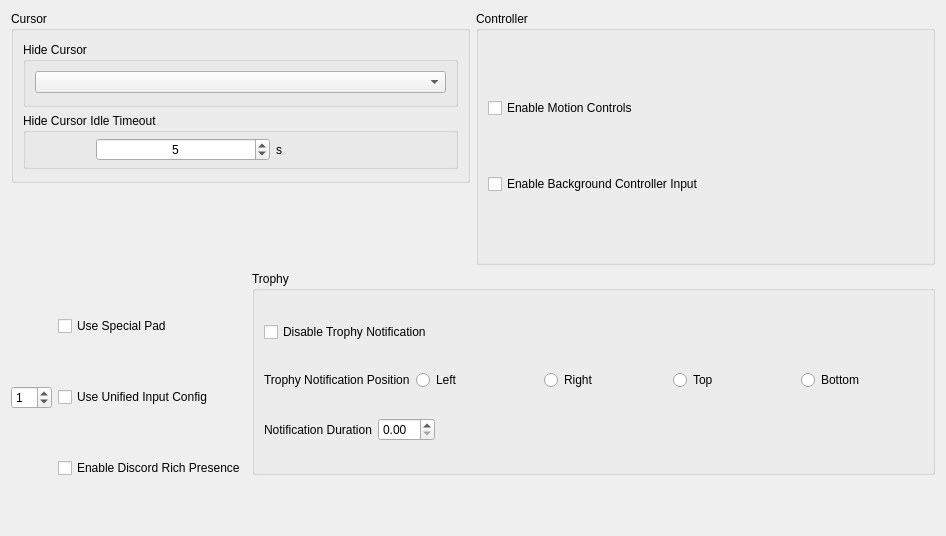
      <widget class="QWidget" name="inputTabContents">
       <property name="geometry">
        <rect>
         <x>0</x>
         <y>0</y>
         <width>946</width>
         <height>536</height>
        </rect>
       </property>
       <layout class="QVBoxLayout" name="inputTabVLayout" stretch="0,0">
        <item>
         <layout class="QHBoxLayout" name="inputTabHLayoutTop" stretch="1,1">
          <item>
           <layout class="QVBoxLayout" name="cursorTabLayoutLeft">
            <property name="spacing">
             <number>6</number>
            </property>
            <property name="bottomMargin">
             <number>0</number>
            </property>
            <item alignment="Qt::AlignmentFlag::AlignTop">
             <widget class="QGroupBox" name="cursorGroupBox">
              <property name="title">
               <string>Cursor</string>
              </property>
              <layout class="QGridLayout" name="gridLayout_2">
               <property name="topMargin">
                <number>11</number>
               </property>
               <property name="bottomMargin">
                <number>11</number>
               </property>
               <item row="0" column="0">
                <widget class="QGroupBox" name="hideCursorGroupBox">
                 <property name="enabled">
                  <bool>true</bool>
                 </property>
                 <property name="sizePolicy">
                  <sizepolicy hsizetype="Preferred" vsizetype="Fixed">
                   <horstretch>0</horstretch>
                   <verstretch>0</verstretch>
                  </sizepolicy>
                 </property>
                 <property name="title">
                  <string>Hide Cursor</string>
                 </property>
                 <layout class="QVBoxLayout" name="hideCursorLayout">
                  <property name="spacing">
                   <number>7</number>
                  </property>
                  <property name="bottomMargin">
                   <number>11</number>
                  </property>
                  <item>
                   <widget class="QComboBox" name="hideCursorComboBox"/>
                  </item>
                 </layout>
                </widget>
               </item>
               <item row="1" column="0">
                <widget class="QGroupBox" name="idleTimeoutGroupBox">
                 <property name="enabled">
                  <bool>true</bool>
                 </property>
                 <property name="sizePolicy">
                  <sizepolicy hsizetype="Preferred" vsizetype="Fixed">
                   <horstretch>0</horstretch>
                   <verstretch>0</verstretch>
                  </sizepolicy>
                 </property>
                 <property name="minimumSize">
                  <size>
                   <width>0</width>
                   <height>0</height>
                  </size>
                 </property>
                 <property name="title">
                  <string>Hide Cursor Idle Timeout</string>
                 </property>
                 <property name="alignment">
                  <set>Qt::AlignmentFlag::AlignLeading|Qt::AlignmentFlag::AlignLeft|Qt::AlignmentFlag::AlignTop</set>
                 </property>
                 <property name="flat">
                  <bool>false</bool>
                 </property>
                 <layout class="QHBoxLayout" name="IdleTimeoutLayout" stretch="0,0">
                  <property name="spacing">
                   <number>6</number>
                  </property>
                  <property name="leftMargin">
                   <number>70</number>
                  </property>
                  <property name="topMargin">
                   <number>5</number>
                  </property>
                  <property name="rightMargin">
                   <number>5</number>
                  </property>
                  <property name="bottomMargin">
                   <number>5</number>
                  </property>
                  <item>
                   <widget class="QSpinBox" name="idleTimeoutSpinBox">
                    <property name="enabled">
                     <bool>true</bool>
                    </property>
                    <property name="sizePolicy">
                     <sizepolicy hsizetype="Minimum" vsizetype="Fixed">
                      <horstretch>0</horstretch>
                      <verstretch>0</verstretch>
                     </sizepolicy>
                    </property>
                    <property name="minimumSize">
                     <size>
                      <width>0</width>
                      <height>0</height>
                     </size>
                    </property>
                    <property name="maximumSize">
                     <size>
                      <width>16777215</width>
                      <height>16777215</height>
                     </size>
                    </property>
                    <property name="layoutDirection">
                     <enum>Qt::LayoutDirection::LeftToRight</enum>
                    </property>
                    <property name="wrapping">
                     <bool>false</bool>
                    </property>
                    <property name="alignment">
                     <set>Qt::AlignmentFlag::AlignCenter</set>
                    </property>
                    <property name="buttonSymbols">
                     <enum>QAbstractSpinBox::ButtonSymbols::UpDownArrows</enum>
                    </property>
                    <property name="suffix">
                     <string notr="true"/>
                    </property>
                    <property name="maximum">
                     <number>3600</number>
                    </property>
                    <property name="value">
                     <number>5</number>
                    </property>
                    <property name="displayIntegerBase">
                     <number>10</number>
                    </property>
                   </widget>
                  </item>
                  <item>
                   <widget class="QLabel" name="idleTimeoutDurationLabel">
                    <property name="text">
                     <string>s</string>
                    </property>
                   </widget>
                  </item>
                 </layout>
                </widget>
               </item>
              </layout>
             </widget>
            </item>
           </layout>
          </item>
          <item>
           <layout class="QVBoxLayout" name="ControllerTabLayoutMiddle">
            <item>
             <widget class="QGroupBox" name="ControllerGroupBox">
              <property name="sizePolicy">
               <sizepolicy hsizetype="MinimumExpanding" vsizetype="Preferred">
                <horstretch>0</horstretch>
                <verstretch>0</verstretch>
               </sizepolicy>
              </property>
              <property name="title">
               <string>Controller</string>
              </property>
              <property name="alignment">
               <set>Qt::AlignmentFlag::AlignLeading|Qt::AlignmentFlag::AlignLeft|Qt::AlignmentFlag::AlignTop</set>
              </property>
              <property name="flat">
               <bool>false</bool>
              </property>
              <layout class="QVBoxLayout" name="ControllerLayout">
               <property name="spacing">
                <number>0</number>
               </property>
               <property name="topMargin">

                <number>11</number>
               </property>
               <property name="bottomMargin">
                <number>11</number>
               </property>
                 <item>
				   <widget class="QCheckBox" name="motionControlsCheckBox">
					   <property name="sizePolicy">
						   <sizepolicy hsizetype="Minimum" vsizetype="Maximum">
							  <horstretch>0</horstretch>
							 <verstretch>0</verstretch>
						   </sizepolicy>
					     </property>
					   <property name="text">
					    <string>Enable Motion Controls</string>
					   </property>
				      </widget>
			         </item>
			        <item>
				      <widget class="QCheckBox" name="backgroundControllerCheckBox">
					   <property name="text">
				      <string>Enable Background Controller Input</string>
					 </property>
				   </widget>
			     </item>
		      </layout>
	        </widget>
            </item>
           </layout>
          </item>
         </layout>
        </item>
        <item>
<layout class="QHBoxLayout" name="inputTabHLayoutBottom">
  <property name="topMargin"><number>0</number></property>

  <item>
    <widget class="QSpinBox" name="specialPadClassSpinBox">
      <property name="value"><number>1</number></property>
    </widget>
  </item>

  <item>
    <layout class="QVBoxLayout" name="inputOptionsVLayout">
      <item>
        <widget class="QCheckBox" name="useSpecialPadCheckBox">
          <property name="text"><string>Use Special Pad</string></property>
        </widget>
      </item>
      <item>
        <widget class="QCheckBox" name="useUnifiedInputConfigCheckBox">
          <property name="text"><string>Use Unified Input Config</string></property>
        </widget>
      </item>

      <item>
        <widget class="QCheckBox" name="discordRPCCheckbox">
          <property name="text"><string>Enable Discord Rich Presence</string></property>
        </widget>
      </item>
    </layout>
  </item>

  <item>
    <layout class="QVBoxLayout" name="vLayoutTrophy">
    <property name="spacing">
     <number>6</number>
    </property>
    <property name="leftMargin">
     <number>0</number>
    </property>
    <property name="bottomMargin">
     <number>50</number>
    </property>
    <item>
     <layout class="QHBoxLayout" name="hLayoutTrophy">
      <item>
       <widget class="QGroupBox" name="trophyGroupBox">
        <property name="title">
         <string>Trophy</string>
        </property>
        <layout class="QVBoxLayout" name="userNameLayout_2">
         <item>
          <widget class="QCheckBox" name="disableTrophycheckBox">
           <property name="text">
            <string>Disable Trophy Notification</string>
           </property>
          </widget>
         </item>
         <item>
          <layout class="QHBoxLayout" name="horizontalLayout_SidePopUps">
           <property name="bottomMargin">
            <number>0</number>
           </property>
           <item>
            <widget class="QLabel" name="label_SidePopUps">
             <property name="sizePolicy">
              <sizepolicy hsizetype="Maximum" vsizetype="Preferred">
               <horstretch>0</horstretch>
               <verstretch>0</verstretch>
              </sizepolicy>
             </property>
             <property name="text">
              <string>Trophy Notification Position</string>
             </property>
            </widget>
           </item>
           <item>
            <widget class="QRadioButton" name="radioButton_Left">
             <property name="text">
              <string>Left</string>
             </property>
            </widget>
           </item>
           <item>
            <widget class="QRadioButton" name="radioButton_Right">
             <property name="text">
              <string>Right</string>
             </property>
            </widget>
           </item>
           <item>
            <widget class="QRadioButton" name="radioButton_Top">
             <property name="text">
              <string>Top</string>
             </property>
            </widget>
           </item>
           <item>
            <widget class="QRadioButton" name="radioButton_Bottom">
             <property name="text">
              <string>Bottom</string>
             </property>
            </widget>
           </item>
          </layout>
         </item>
         <item>
          <layout class="QHBoxLayout" name="horizontalLayout_PopUpsDuration">
           <property name="bottomMargin">
            <number>0</number>
           </property>
           <item>
            <widget class="QLabel" name="label_PopUpDuration">
             <property name="sizePolicy">
              <sizepolicy hsizetype="Maximum" vsizetype="Preferred">
               <horstretch>0</horstretch>
               <verstretch>0</verstretch>
              </sizepolicy>
             </property>
             <property name="text">
              <string>Notification Duration</string>
             </property>
            </widget>
           </item>
           <item>
            <widget class="QDoubleSpinBox" name="popUpDurationSpinBox"/>
           </item>
           <item>
            <spacer name="horizontalSpacer_4">
             <property name="orientation">
              <enum>Qt::Horizontal</enum>
             </property>
             <property name="sizeHint" stdset="0">
              <size>
               <width>40</width>
               <height>20</height>
              </size>
             </property>
            </spacer>
           </item>
          </layout>
         </item>
        </layout>
       </widget>
      </item>
     </layout>
    </item>
   </layout>
  </item>
  
         </layout>
        </item>
       </layout>
      </widget>
